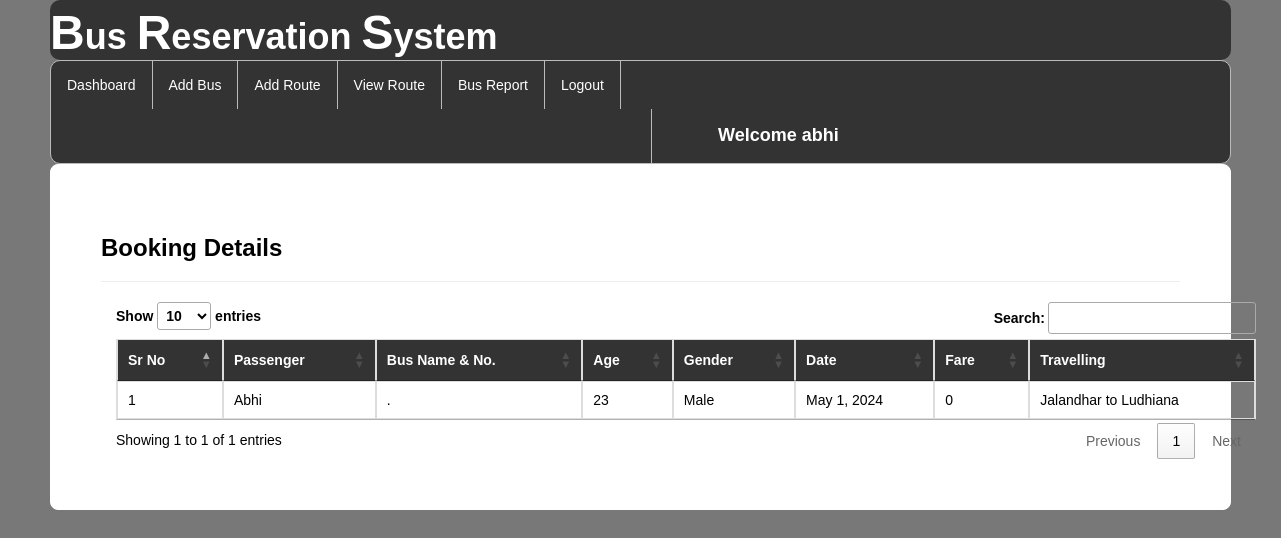
Screenshot of /viewbookings/ (signed in) with the database file from the repository.
### bus/models.py (models this page shows, shortened)
class Book_ticket(models.Model):
    passenger=models.ForeignKey(Passenger,on_delete=models.CASCADE,null=True)
    user=models.ForeignKey(Register,on_delete=models.CASCADE,null=True)
    route=models.CharField(max_length=100,null=True)
    date2=models.DateField(null=True)
    fare=models.IntegerField(null=True)

class Passenger(models.Model):
    user = models.ForeignKey(Register,on_delete=models.CASCADE,null=True)
    bus = models.ForeignKey(Add_Bus,on_delete=models.CASCADE,null=True)
    name = models.CharField(max_length=100,null=True)
    age = models.IntegerField(null=True)
    gender = models.CharField(max_length=30,null=True)
    route=models.CharField(max_length=100,null=True)
    status = models.CharField(max_length=30,null=True)
    date1 = models.DateField(null=True)
    fare = models.IntegerField(null=True)

### bus/views.py (the view)
# urls.py: path('viewbookings/', viewbookings, name="viewbookings"),
def viewbookings(request):
    if not request.user.is_authenticated:
        return redirect('login')
    book = Book_ticket.objects.all()
    d = {'book': book}
    return render(request, 'viewbookings.html', d)

### bus/templates/viewbookings.html (shortened to what this page needs)
{% extends 'navigation3.html' %}
{% load static %}
{% block b %}
<div style="color:Black;border:1px solid white;border-radius:8px;background-color:white;padding:50px">
        <h3><strong>Booking Details</strong></h3><hr>
<div class="container">
<table class="table table-bordered" id="myTable">
  <thead style="color:white;background-color:#333">
  <tr>
    <th>Sr No</th>
    <th>Passenger</th>
      <th>Bus Name & No.</th>
      <th>Age</th>
    <th>Gender</th>
    <th>Date</th>
       <th>Fare</th>
       <th>Travelling</th>
  </tr>
  </thead>
   <tbody>
    {% for i in book %}
  <tr>
    <td>{{forloop.counter}}</td>
    <td>{{i.passenger.name}}</td>
    <td>{{i.passenger.Bus.Busname}}. {{i.passenger.Bus.Bus_no}}</td>
      <td>{{i.passenger.age}}</td>
      <td>{{i.passenger.gender}}</td>
      <td>{{i.passenger.date1}}</td>
      <td>{{i.fare}}</td>
      <td>{{i.route}}</td>
  </tr>
    {% endfor %}
    </tbody>
</table>
 </div>
</div>
{% endblock %}

### bus/templates/navigation3.html (shortened to what this page needs)
{% extends 'head.html' %}
{% load static %}
{% block body %}
<link rel = stylesheet href = "//cdn.datatables.net/1.10.19/css/jquery.dataTables.min.css">
<ul class="id2">
  <li id="id1"><a href="{% url 'admindashboard' %}">Dashboard</a></li>
  <li id="id1"><a href="{% url 'add_bus' %}">Add Bus</a></li>
  <li id="id1"><a href="{% url 'add_route' %}">Add Route</a></li>
  <li id="id1"><a href="{% url 'availableroute' %}">View Route</a></li>
  <li id="id1"><a href="{% url 'view_bus'%}">Bus Report</a></li>
  <li id="id1"><a href="{% url 'log_out' %}">Logout</a></li>
      <li id="id2" style="margin-left:600px"><a href="" style="color:white"><strong style="font-size:18px; margin-left: 50px;">Welcome {{request.user.username}}</strong></a></li>
</ul>
{% block b %}
{% endblock %}
{% endblock %}

### bus/templates/navigation3.html (style rules this page uses)
.id2 { list-style-type: none; margin: 0; padding: 0; overflow: hidden; background-color: #333; border-radius:10px; border:1px solid #bbb; }
#id1 { float: left; border-right:1px solid #bbb; }
#id2 { float: left; border-left:1px solid #bbb; }
li:last-child { border-right: none; }
li a { display: block; color: white; text-align: center; padding: 14px 16px; text-decoration: none; }
body { font-family: Arial, Helvetica, sans-serif; }

### rows the page displays
Book_ticket: passenger.name "Abhi", passenger.age "23", passenger.gender "Male", passenger.date1 "May 1, 2024", fare "0", route "Jalandhar to Ludhiana"

### other values shown
{{ request.user.username }} "abhi"
